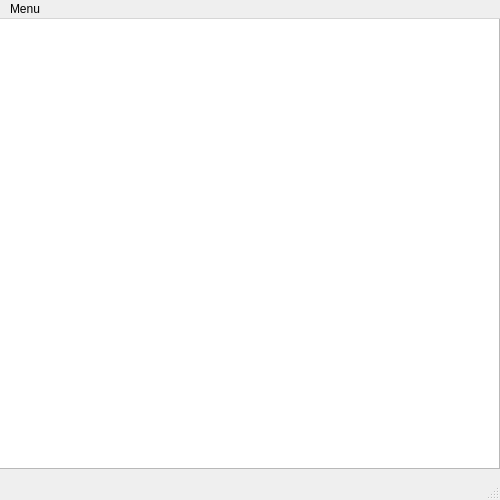
<?xml version="1.0" encoding="UTF-8"?>
<ui version="4.0">
 <class>PersonneGUIClass</class>
 <widget class="QMainWindow" name="PersonneGUIClass">
  <property name="geometry">
   <rect>
    <x>0</x>
    <y>0</y>
    <width>500</width>
    <height>500</height>
   </rect>
  </property>
  <property name="sizePolicy">
   <sizepolicy hsizetype="Ignored" vsizetype="Ignored">
    <horstretch>0</horstretch>
    <verstretch>0</verstretch>
   </sizepolicy>
  </property>
  <property name="minimumSize">
   <size>
    <width>500</width>
    <height>500</height>
   </size>
  </property>
  <property name="maximumSize">
   <size>
    <width>500</width>
    <height>500</height>
   </size>
  </property>
  <property name="windowTitle">
   <string>Annuaire</string>
  </property>
  <widget class="QWidget" name="centralwidget">
   <widget class="QWidget" name="gridLayoutWidget">
    <property name="geometry">
     <rect>
      <x>-1</x>
      <y>-1</y>
      <width>501</width>
      <height>451</height>
     </rect>
    </property>
    <layout class="QGridLayout" name="gridLayout">
     <item row="0" column="0">
      <widget class="QTextEdit" name="textEdit">
       <property name="font">
        <font>
         <family>Sans Serif</family>
         <pointsize>12</pointsize>
        </font>
       </property>
       <property name="cursor" stdset="0">
        <cursorShape>BusyCursor</cursorShape>
       </property>
      </widget>
     </item>
    </layout>
   </widget>
  </widget>
  <widget class="QMenuBar" name="menubar">
   <property name="geometry">
    <rect>
     <x>0</x>
     <y>0</y>
     <width>500</width>
     <height>27</height>
    </rect>
   </property>
   <widget class="QMenu" name="menuAjouter">
    <property name="title">
     <string>Menu</string>
    </property>
    <widget class="QMenu" name="menuAjouter_2">
     <property name="title">
      <string>Ajouter</string>
     </property>
     <addaction name="actionEntraineur"/>
     <addaction name="actionJoueur"/>
    </widget>
    <addaction name="menuAjouter_2"/>
    <addaction name="actionSupprimer"/>
    <addaction name="actionQuitter"/>
   </widget>
   <addaction name="menuAjouter"/>
  </widget>
  <widget class="QStatusBar" name="statusbar"/>
  <action name="actionSupprimer">
   <property name="text">
    <string>Supprimer</string>
   </property>
  </action>
  <action name="actionQuitter">
   <property name="text">
    <string>Quitter</string>
   </property>
  </action>
  <action name="actionEntraineur">
   <property name="text">
    <string>Entraineur</string>
   </property>
  </action>
  <action name="actionJoueur">
   <property name="text">
    <string>Joueur</string>
   </property>
  </action>
 </widget>
 <resources/>
 <connections>
  <connection>
   <sender>actionQuitter</sender>
   <signal>triggered()</signal>
   <receiver>PersonneGUIClass</receiver>
   <slot>close()</slot>
   <hints>
    <hint type="sourcelabel">
     <x>-1</x>
     <y>-1</y>
    </hint>
    <hint type="destinationlabel">
     <x>399</x>
     <y>299</y>
    </hint>
   </hints>
  </connection>
 </connections>
</ui>
